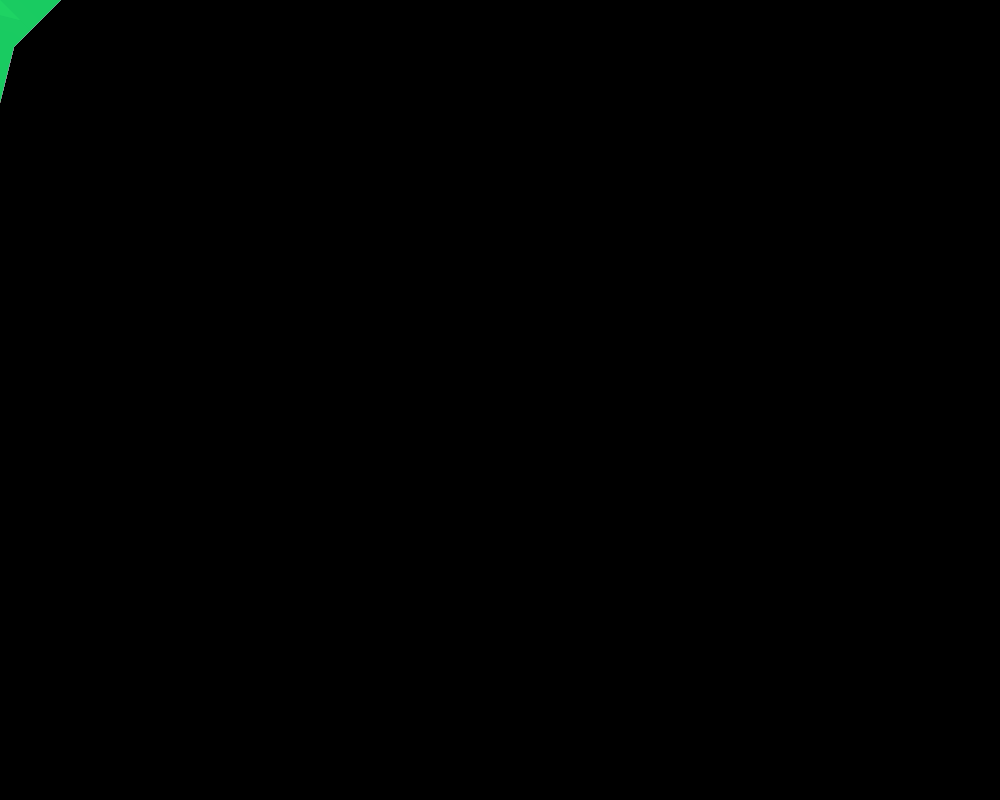
Frame 1 (no input)
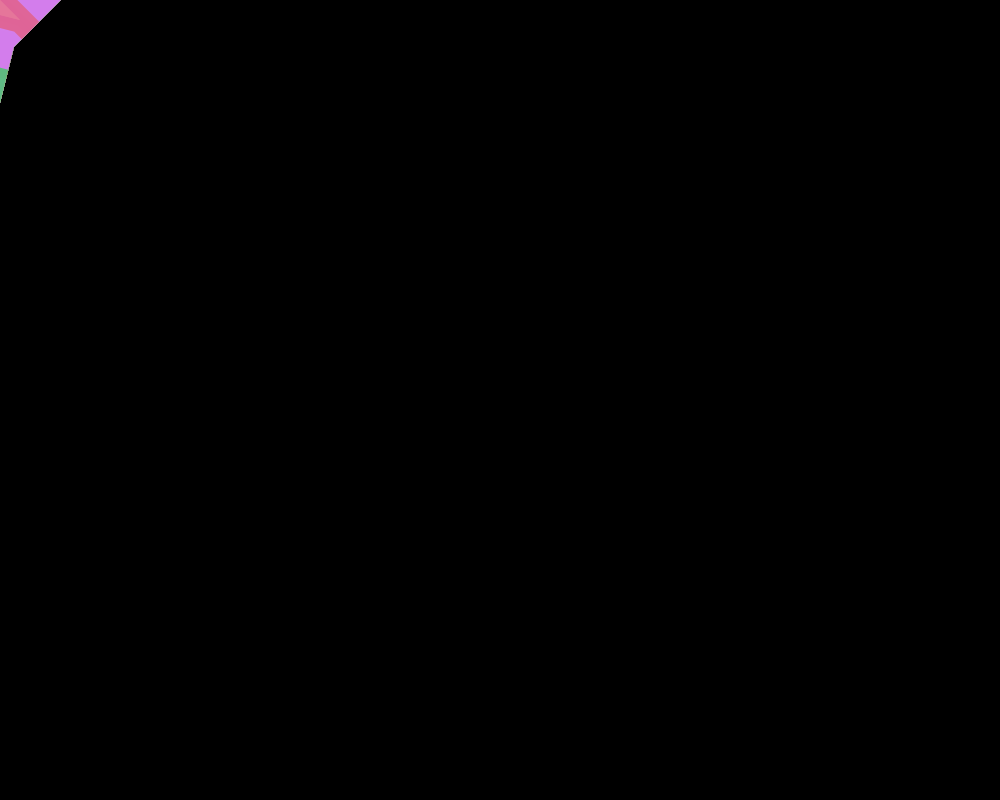
Frame 60 (the mouse pressed at the canvas centre just before this capture)
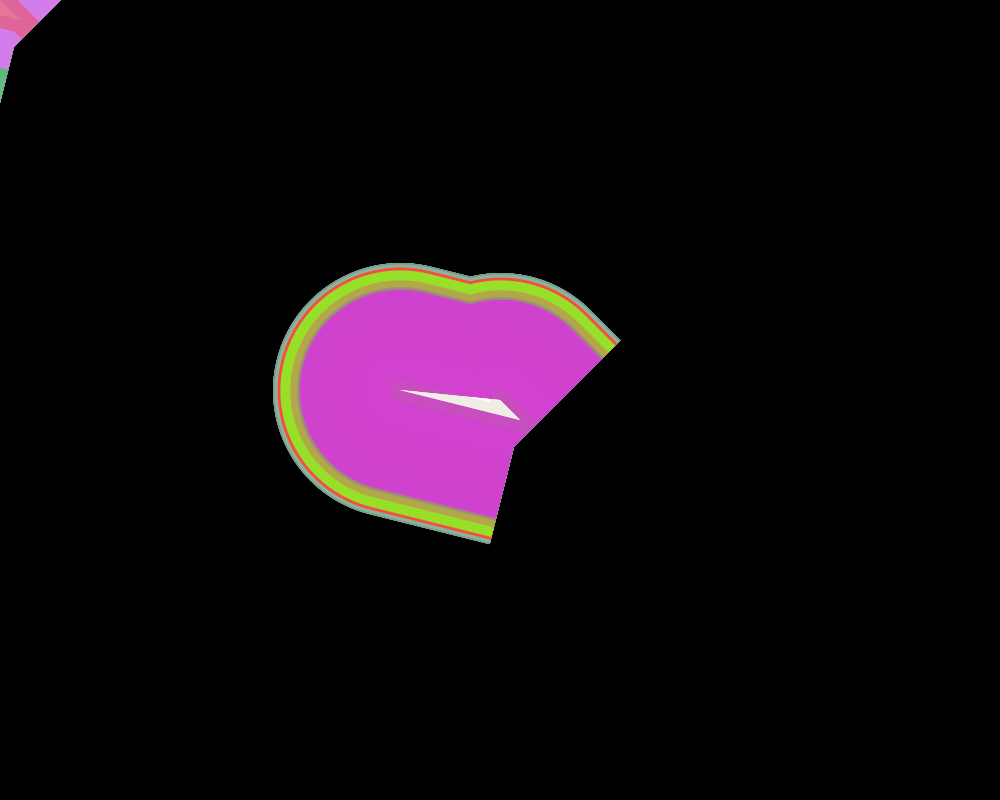
Frame 120 (the mouse held since frame 60 and released just before this capture)

The Processing sketch that drew these frames (run headless with seeded random() and noise(); from frame 60 on, the mouse is pressed at the canvas centre):

// Processing sketch: colorful_Lathettes
// ── colorful_Lathettes.pde
void setup() {
  size(1000,800);
  background(0);
  smooth();
}
void draw() {
  for(int i=width;i>0;i-=100){
    for(int j=0;j<height;j+=25){
         strokeWeight(random(0,255));
         stroke(random(0,255),random(0,255),random(0,255),random(0,255));
        // line(i, mouseX, mouseX,mouseY);
         beginShape();
vertex(mouseX, mouseY);
vertex(mouseX+30, mouseY+30);
vertex(mouseX+20,mouseY+20);
vertex(mouseX-100,mouseY-10);
endShape();
}}}
